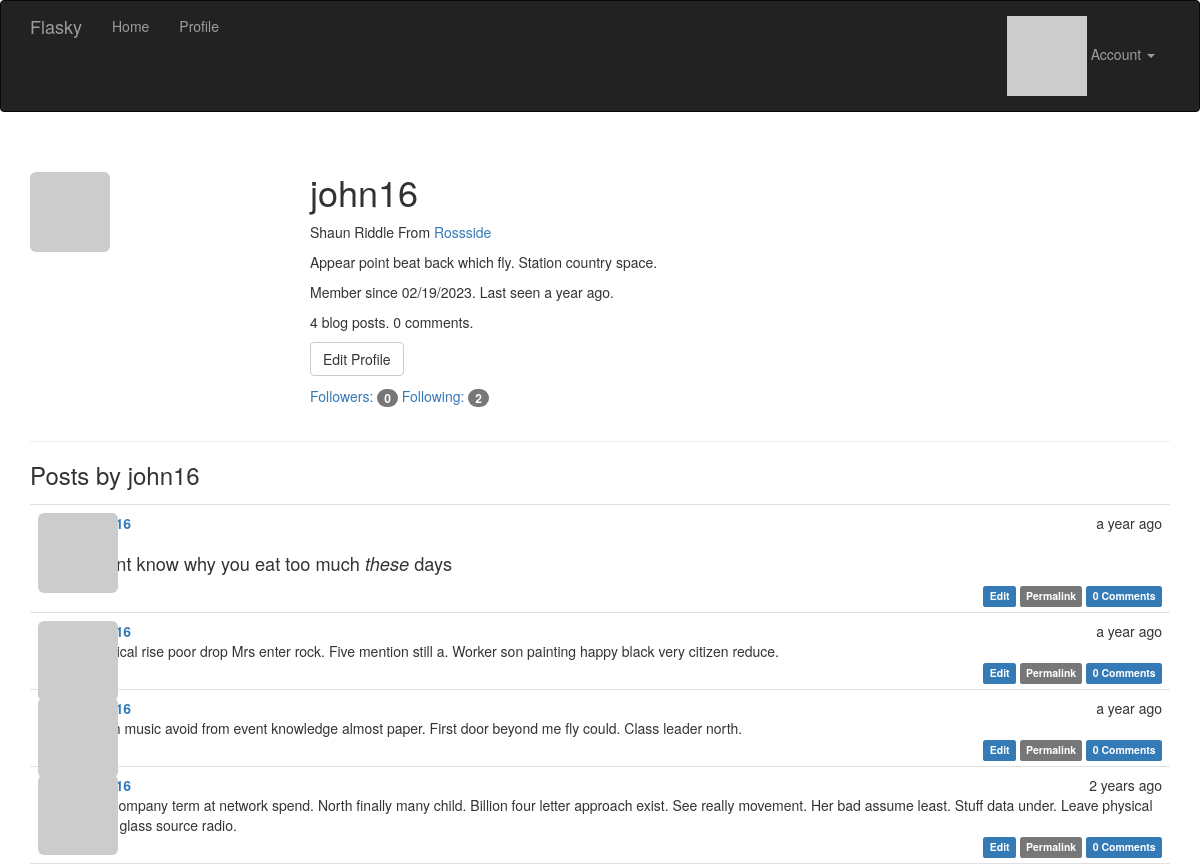
The page /user/john16 (signed in) on the database its author committed.
### app/models.py (models this page shows, shortened)
class User(UserMixin, db.Model):
    __tablename__ = 'users'
    id = db.Column(db.Integer, primary_key=True)
    email = db.Column(db.String(64), unique=True, index=True)
    username = db.Column(db.String(64), unique=True, index=True)
    role_id = db.Column(db.Integer, db.ForeignKey('roles.id'))
    posts = db.relationship('Post', backref='author', lazy='dynamic')
    comments = db.relationship('Comment', backref='author', lazy='dynamic')
    password_hash = db.Column(db.String(128))
    confirmed = db.Column(db.Boolean, default=False)
    name = db.Column(db.String(64))
    location = db.Column(db.String(64))
    about_me = db.Column(db.Text())
    member_since = db.Column(db.DateTime(), default=datetime.utcnow)
    last_seen = db.Column(db.DateTime(), default=datetime.utcnow)
    avatar_hash = db.Column(db.String(32))
    followed = db.relationship('Follow', foreign_keys=[Follow.follower_id],
                                backref=db.backref('follower', lazy='joined'), lazy='dynamic',
                                cascade='all, delete-orphan')
    followers = db.relationship('Follow', foreign_keys=[Follow.followed_id],
                                backref=db.backref('followed', lazy='joined'), lazy='dynamic',
                                cascade='all, delete-orphan')
    def can(self, perm):
        return self.role is not None and self.role.has_permission(perm)
    def is_administrator(self):
        return self.can(Permission.ADMIN)
    @property
    def password(self):
        raise AttributeError('password is not a readable attribute')
    @login_manager.user_loader
    def load_user(user_id):
        return User.query.get(int(user_id))
    def gravatar(self, size=100, default='identicon', rating='g'):
        if request.is_secure:
            url = 'https://secure.gravatar.com/avatar'
        else:
            url = 'http://www.gravatar.com/avatar'
        hash = hashlib.md5(self.email.lower().encode('utf-8')).hexdigest()
        return '{url}/{hash}?s={size}&d={default}&r={rating}'.format(
                        url=url, hash=hash, size=size, default=default, rating=rating)
    def ping(self):
        self.last_seen = datetime.utcnow()
        db.session.add(self)
        db.session.commit()

class Post(db.Model):
    __tablename__ = 'posts'
    id = db.Column(db.Integer, primary_key=True)
    body = db.Column(db.Text)
    body_html = db.Column(db.Text)
    timestamp = db.Column(db.DateTime, index=True, default=datetime.utcnow)
    author_id = db.Column(db.Integer, db.ForeignKey('users.id'))
    comments = db.relationship('Comment', backref='post', lazy='dynamic')

### app/main/views.py (the view)
@main.route('/user/<username>')
def user(username):
    user = User.query.filter_by(username=username).first()
    if user is None:
        abort(404)
    posts = user.posts.order_by(Post.timestamp.desc()).all()
    return render_template('user.html', user=user, posts=posts)

### app/auth/views.py (called while the page is built)
@auth.before_app_request
def before_request():
    if current_user.is_authenticated:
        current_user.ping()
        if not current_user.confirmed \
                and request.endpoint \
                and request.blueprint != 'auth' \
                and request.endpoint != 'static':
            return redirect(url_for('auth.unconfirmed'))

### app/main/__init__.py (called while the page is built)
@main.app_context_processor
def inject_permission():
    return dict(Permission=Permission)

### app/models.py (called while the page is built)
    def has_permission(self, perm):
        return self.permissions & perm == perm

### app/templates/user.html (shortened to what this page needs)
{% extends "base.html" %}
{% block page_content %}
<div class="page-header">
    <img class="img-rounded profile-thumbnail" src="{{ user.gravatar(size=256) }}">
    <div class="profile-header">
        <h1>{{ user.username }}</h1>
        {% if user.name or user.location %}
        <p>
            {% if user.name %}{{ user.name }}{% endif %}
            {% if user.location %}
            From <a href="http://maps.google.com/?q={{ user.location }}">
                {{ user.location }}
            </a>
            {% endif %}
        </p>
        {% endif %}
        {% if user.about_me %}<p>{{ user.about_me }}</p>{% endif %}
        <p>
            Member since {{ moment(user.member_since).format('L') }}.
            Last seen {{ moment(user.last_seen).fromNow() }}.
        </p>
        <p> {{ user.posts.count() }} blog posts. {{ user.comments.count() }} comments.</p>
        <p>
            {% if user == current_user %}
            <a class="btn btn-default" href="{{ url_for('.edit_profile') }}">
                Edit Profile
            </a>
            {% endif %}
        </p>
        <p>
            <a href="{{ url_for('.followers', username=user.username) }}">
            Followers: <span class="badge">{{ user.followers.count() - 1 }}</span>
            </a>
            <a href="{{ url_for('.followed_by', username=user.username) }}">
            Following: <span class="badge">{{ user.followed.count() - 1 }}</span>
            </a>
        </p>
    </div>
</div>
<h3>Posts by {{ user.username }}</h3>
{% include '_posts.html' %}
{% endblock %}

### app/templates/_posts.html (shortened to what this page needs)
<ul class="posts">
    {% for post in posts %}
    <li class="post">
        <div class="post-thumbnail">
            <a href="{{ url_for('.user', username=post.author.username) }}">
                <img class="img-rounded profile-thumbnail"
                src="{{ post.author.gravatar(size=40) }}">
            </a>
        </div>
        <div class="post-content">
            <div class="post-date">{{ moment(post.timestamp).fromNow() }}</div>
            <div class="post-author">
                <a href="{{ url_for('.user', username=post.author.username) }}">
                </a>
            </div>
            <div class="post-body">
                {% if post.body_html %}
                    {{ post.body_html | safe }}
                {% else %}
                    {{ post.body }}
                {% endif %}
            </div>
            <div class="post-footer">
                {% if current_user == post.author %}
                <a href="{{ url_for('.edit', id=post.id) }}">
                    <span class="label label-primary">Edit</span>
                </a>
                {% elif current_user.is_administrator() %}
                <a href="{{ url_for('.edit', id=post.id) }}">
                    <span class="label label-danger">Edit [Admin]</span>
                </a>
                {% endif %}
                <a href="{{ url_for('.post', id=post.id) }}">
                    <span class="label label-default">Permalink</span>
                </a>
                <a href="{{ url_for('.post', id=post.id) }}#comments">
                    <span class="label label-primary">{{ post.comments.count() }} Comments</span>
                </a>
            </div>
        </div>
    </li>
    {% endfor %}
</ul>

### app/static/styles.css (style rules this page uses)
.profile-thumbnail { position: absolute; }
.profile-header { min-height: 260px; margin-left: 280px; }
ul.posts { list-style-type: none; padding: 0px; margin: 16px 0px 0px 0px; border-top: 1px solid #e0e0e0; }
ul.posts li.post { padding: 8px; border-bottom: 1px solid #e0e0e0; }
div.post-date { float: right; }
div.post-author { font-weight: bold; }
div.post-thumbnail { position: absolute; }
div.post-content { margin-left: 48px; min-height: 48px; }
div.post-footer { text-align: right; }
.post-body h2 { font-size: 130%; }

### rows shown on the page
User: username "john16", name "Shaun Riddle", location "Rossside", about_me "Appear point beat back which fly. Station country space.", member_since "02/19/2023", last_seen "a year ago"
Post: timestamp "a year ago", body_html "I dont know why you eat too much these days", comments.count "0"
Post: timestamp "a year ago", body "Physical rise poor drop Mrs enter rock. Five mention still a. Worker son painting happy black very citizen reduce.", comments.count "0"
Post: timestamp "a year ago", body "North music avoid from event knowledge almost paper. First door beyond me fly could. Class leader north.", comments.count "0"
Post: timestamp "2 years ago", body "Hot company term at network spend. North finally many child. Billion four letter approach exist. See really movement. Her bad assume least. Stuff data under. Leave physical pass glass source radio.", comments.count "0"

### other values the page prints
{{ user.posts.count() }} "4"
{{ user.comments.count() }} "0"
{{ user.followers.count() - 1 }} "0"
{{ user.followed.count() - 1 }} "2"
